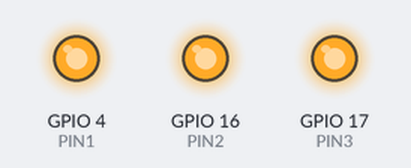
The sketch below on a simulated ESP32. Shown: output pins drawn as LEDs (lit = HIGH).

Above: at 0.5 s.
At 3.5 s:
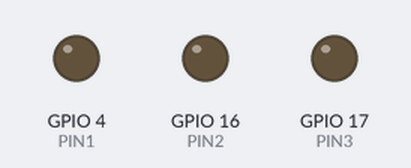
Timing chart, 0 to 4.6 s (numbered marks = the images above):
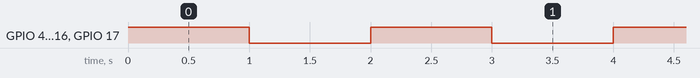

Measured:
- by itself, GPIO 4 (PIN1), GPIO 16 (PIN2), GPIO 17 (PIN3): alternates HIGH for 1.0 s and LOW for 1.0 s

The sketch:

teste1.ino
```cpp
#define PIN1 4
#define PIN2 16
#define PIN3 17

void setup() {
  pinMode(PIN1, OUTPUT);
  pinMode(PIN2, OUTPUT);
  pinMode(PIN3, OUTPUT);
}

void loop() {
  digitalWrite(PIN1, HIGH);
  digitalWrite(PIN2, HIGH);
  digitalWrite(PIN3, HIGH);
  delay(1000);
  digitalWrite(PIN1, LOW);
  digitalWrite(PIN2, LOW);
  digitalWrite(PIN3, LOW);
  delay(1000);
}
```
